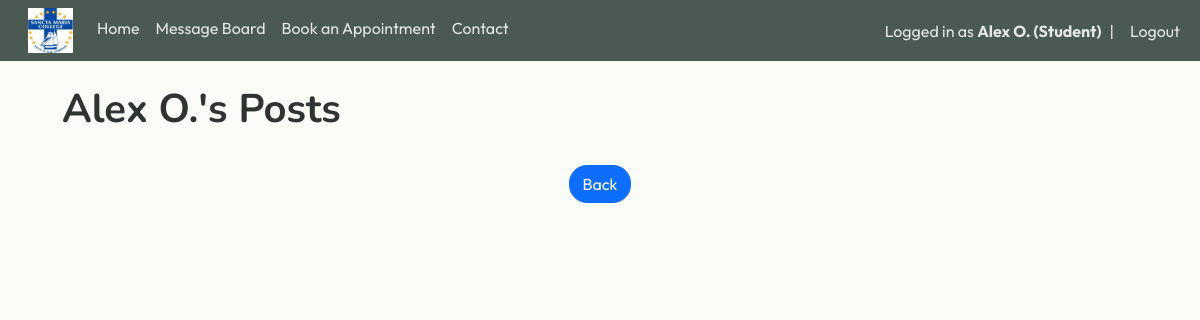
Page /posts/20067 (signed in) on the earlier database version.
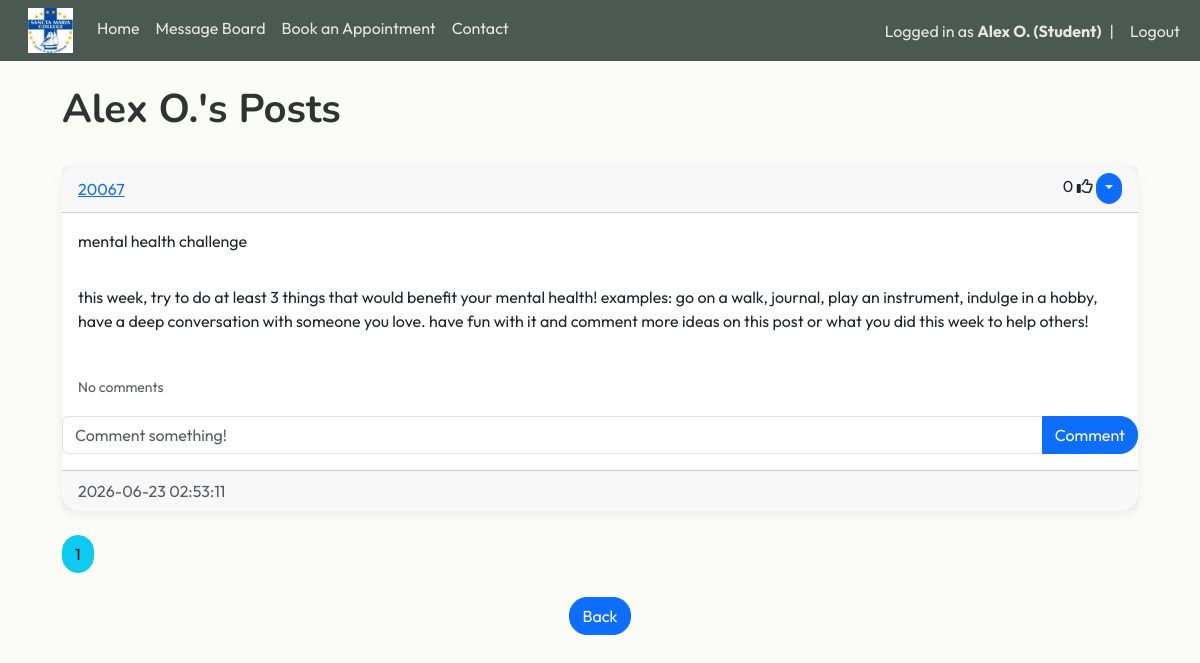
Same page on the later database version.
### website/models.py (models this page shows)
class User(db.Model, UserMixin):
    id = db.Column(db.Integer, primary_key=True)
    email = db.Column(db.String(150), unique=True)
    fname = db.Column(db.String(20))
    lname = db.Column(db.String(20))
    username = db.Column(db.String(150), unique=True)
    role = db.Column(db.String(150))
    password = db.Column(db.String(150))
    date_created = db.Column(db.DateTime(timezone=True), default=func.now())
    posts = db.relationship('Post', backref='user', passive_deletes=True)
    comments = db.relationship('Comment', backref='user', passive_deletes=True)
    likes = db.relationship('Like', backref='user', passive_deletes=True)
    appointments = db.relationship('Appointment', foreign_keys="Appointment.counsellor_id", back_populates="counsellor")

class Post(db.Model):
    id = db.Column(db.Integer, primary_key=True)
    title = db.Column(db.String(150), unique=False)
    content = db.Column(db.Text, nullable=False)
    date_created = db.Column(db.DateTime(timezone=True), default=func.now())
    author = db.Column(db.Integer, db.ForeignKey('user.id', ondelete="CASCADE"), nullable=False)
    comments = db.relationship('Comment', backref='post', passive_deletes=True)
    likes = db.relationship('Like', backref='post', passive_deletes=True)

### website/views.py (the view)
@views.route("/posts/<username>")
@login_required
def posts(username):
    page = request.args.get('page', 1, type=int)
    user = User.query.filter_by(username=username).first()
    if not user:
        flash('No user with that username exists', category='error')
        return redirect(url_for('views.blog'))
    posts = Post.query.filter_by(user=user).order_by(Post.date_created.desc()).paginate(page=page, per_page=4)
    return render_template("posts.html", user=current_user, author=user, posts=posts, username=username, endpoint='views.posts')

### website/__init__.py (called while the page is built)
def create_app():
    app = Flask(__name__)
    app.config['SECRET_KEY'] = "DQiAlMIU5u5eeLDw4KPMHx4d"
    app.config['SQLALCHEMY_DATABASE_URI'] = f'sqlite:///{DB_NAME}'
    db.init_app(app)
    from .views import views
    from .auth import auth
    app.register_blueprint(views, url_prefix="/")
    app.register_blueprint(auth, url_prefix="/")
    from .models import User, Post
    with app.app_context():
        db.create_all()
    login_manager = LoginManager()
    login_manager.login_view = "auth.login"
    login_manager.init_app(app)
    @login_manager.user_loader
    def load_user(id):
        return User.query.get(int(id))
    return app

### website/templates/posts.html (shortened to what this page needs)
{% extends "posts_div.html"%} {% block title %} {{ author.fname }} {{ author.lname[0] }}.'s Posts {% endblock %}
{% block header %} {{ author.fname }} {{ author.lname[0] }}.'s Posts {% endblock %}
    {% block footer %}
    <div align="center">
    <a href="/blog"><button type="button" class="btn btn-primary btn-large"> Back </button></a>
    </div>
</div>
{% endblock %}

### website/templates/posts_div.html (shortened to what this page needs)
{% extends "template.html"%} {% block title %} Message Board {% endblock %}
{% block content%}
<div class="container">
    <br/>
    <h1>{% block header %} Message Board {% endblock %}</h1>
    <br/>
    <div id="posts">
        {% for post in posts %}
        <div class="card border-dark">
            <div class="card-header d-flex justify-content-between align-items-center">
                <a href="/posts/{{post.user.username}}">{{post.user.username}}</a>
                <div>
                    <span id="likes-count-{{post.id}}">{{ post.likes|length }}</span>
                    {% if user.id in post.likes|map(attribute="author")|list %}
                    <i class="fas fa-thumbs-up" id="like-button-{{post.id}}" onclick="like({{post.id}})"></i>
                    {% else %}
                    <i class="far fa-thumbs-up" id="like-button-{{post.id}}" onclick="like({{post.id}})"></i>
                    {% endif %}
                        {% if user.id == post.author %}
                        <div class="btn-group">
                            <button type="button" class="btn btn-primary btn-sm dropdown-toggle" data-bs-toggle="dropdown"></button>
                        </div>
                        {% endif %}
                </div>
            </div>
            <div class ="card-body">
                <div class="card-text">{{post.title}}</div>
            </div>
            <div class ="card-body">
                <div class="card-text">{{post.content}}</div>
            </div>
            <br/>
            <p class="card-text ms-3">
                {% if post.comments|length > 0 %}
                <a data-bs-toggle="collapse" href="#comments-{{post.id}}" role="button">
                    <small>View {{post.comments|length}} Comments</small>
                </a>
                {% else %}
                <small class="text-muted">No comments</small>
                {% endif %}
            </p>
            <form class="input-group mb-3" method="POST" action="/create-comment/{{post.id}}">
                <input type="text" id="text" name="text" class="form-control" placeholder="Comment something!"/>
                <button type="submit" class="btn btn-primary">Comment</button>
            </form >
            <div class ="card-footer text-muted">{{post.date_created}}</div>
        </div>
        <br/>
        {% endfor %}
    </div>
    {% for page_num in posts.iter_pages(left_edge=1, right_edge=1, left_current=1, right_current=2) %}
    {% if page_num %}
    {% if endpoint == 'views.posts' %}
    {% set page_url = url_for(endpoint, username=username, page=page_num) %}
    {% else %}
    {% set page_url = url_for(endpoint, page=page_num) %}
    {% endif %}
    {% if posts.page == page_num %}
    <a class="btn btn-info mb-4" href="{{ page_url }}">{{page_num}}</a>
    {% else %}
    <a class="btn btn-outline-info mb-4" href="{{ page_url }}">{{page_num}}</a>
    {% endif %}
    {% else %}
    ...
    {% endif %}
    {% endfor %}
    {% block footer %}{% endblock %}
{% endblock %}

### website/templates/template.html (shortened to what this page needs)
<!DOCTYPE html>
<html>
    <head>
        <link href="https://cdn.jsdelivr.net/npm/bootstrap@5.3.8/dist/css/bootstrap.min.css" rel="stylesheet">
        <link rel="stylesheet" type="text/css" href="{{ url_for('static', filename='main.css') }}">
    </head>
    <body>
        <nav class="navbar navbar-expand-lg">
            <div class="container-fluid">
              <div class="collapse navbar-collapse" id="navbarSupportedContent">
                <ul class="navbar-nav me-auto mb-2 mb-lg-0">
                  <li class="nav-item">
                      <a class="navbar-brand" href="/home">
                          <img src="{{ url_for('static', filename='img/schoollogo.jpg') }}" width="45px" height="45px">
                      </a>
                  </li>
                  <li class="nav-item">
                      <a class="nav-link {% if request.path == '/home' %}active{% endif %}" href="/home">Home</a>
                  </li>
                  {% if user.is_authenticated %}
                  <li class="nav-item">
                    <a class="nav-link {% if request.path == '/blog' %}active{% endif %}" href="/blog">Message Board</a>
                  </li>
                  <li class="nav-item">
                      <a class="nav-link {% if request.path == '/book-appointment' %}active{% endif %}" href="/book-appointment">Book an Appointment</a>
                  </li>
                  {% endif %}
                  <li class="nav-item">
                      <a class="nav-link {% if request.path == '/contact' %}active{% endif %}" href="/contact">Contact</a>
                  </li>
                </ul>
                <ul class="navbar-nav ms-auto align-items-center">
                {% if user.is_authenticated %}
                <li class="nav-item">
                    <span class="navbar-text">
                        Logged in as <strong>{{ user.fname }} {{ user.lname[0] }}. ({{ user.role }})</strong>
                    </span>
                </li>
                <li class="nav-item mx-2">
                    <span class="navbar-text">|</span>
                </li>
                <li class="nav-item">
                    <a class="nav-link py-0" href="/logout">Logout</a>
                </li>
                {% endif %}
                </ul>
              </div>
            </div>
          </nav>
        <main>{% block content %} {% endblock %}</main>
      </body>
</html>

### website/static/main.css (style rules this page uses)
:root { --navy: #4A5A52; --blue: #7C9A8E; --seafoam: #C9DED2; --light-blue: #EEF5F3; --cream: #FBFBF8; --text: #2F3432; --danger: #C97C7C; --radius: 18px; --section-padding: 6rem; }
.navbar { background-color:var(--navy); }
.navbar .nav-link, .navbar .navbar-text { color: rgba(255,255,255,0.85); transition: 0.2s ease; }
body { background-color: var(--cream); color: var(--text); font-family: 'Outfit', Arial, sans-serif; }
h1,h2,h3 { font-family: 'Nunito', Arial, sans-serif; font-weight: 700; }
p { line-height:1.7; }
.container { max-width: 1100px; }
.card { border: none; border-radius: var(--radius); box-shadow: 0 4px 14px rgba(0,0,0,0.06); transition: transform 0.25s ease, box-shadow 0.25s ease; }
.btn { border-radius: var(--radius); }

Differences in the rows shown:
added Post: user.username "20067", likes|length "0", title "mental health challenge", content "this week, try to do at least 3 things that would benefit your mental health! examples: go on a walk, journal, play an instrument, indulge in a hobby, have a deep conversation with someone you love. have fun with it and comment more ideas on this post or what you did this week to help others!", date_created "2026-06-23 02:53:11"
Other differences:
new list line: "1"
